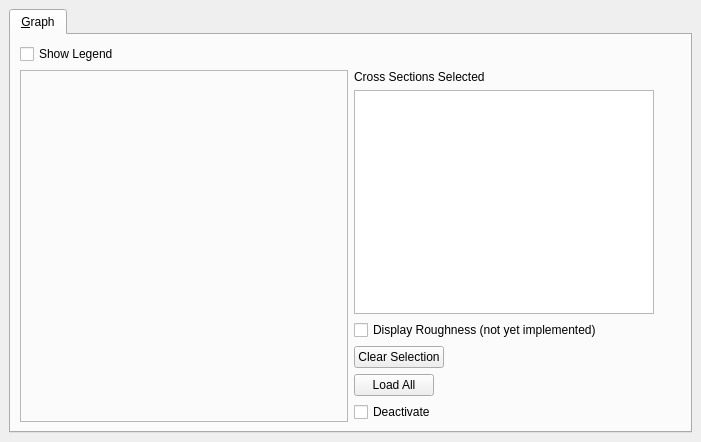
<?xml version="1.0" encoding="UTF-8"?>
<ui version="4.0">
 <class>tuflowqgis_1d_xs</class>
 <widget class="QDockWidget" name="tuflowqgis_1d_xs">
  <property name="geometry">
   <rect>
    <x>0</x>
    <y>0</y>
    <width>701</width>
    <height>442</height>
   </rect>
  </property>
  <property name="windowTitle">
   <string>TUFLOW 1D Section Viewer</string>
  </property>
  <widget class="QWidget" name="dockWidgetContents">
   <property name="sizePolicy">
    <sizepolicy hsizetype="Expanding" vsizetype="Expanding">
     <horstretch>0</horstretch>
     <verstretch>0</verstretch>
    </sizepolicy>
   </property>
   <layout class="QVBoxLayout" name="verticalLayout_3">
    <item>
     <widget class="QTabWidget" name="tabWidget">
      <property name="autoFillBackground">
       <bool>true</bool>
      </property>
      <property name="tabPosition">
       <enum>QTabWidget::North</enum>
      </property>
      <property name="tabShape">
       <enum>QTabWidget::Rounded</enum>
      </property>
      <property name="currentIndex">
       <number>0</number>
      </property>
      <property name="elideMode">
       <enum>Qt::ElideNone</enum>
      </property>
      <property name="usesScrollButtons">
       <bool>true</bool>
      </property>
      <widget class="QWidget" name="tab_1">
       <property name="sizePolicy">
        <sizepolicy hsizetype="Expanding" vsizetype="Expanding">
         <horstretch>0</horstretch>
         <verstretch>0</verstretch>
        </sizepolicy>
       </property>
       <attribute name="title">
        <string>&amp;Graph</string>
       </attribute>
       <layout class="QGridLayout">
        <item row="1" column="0">
         <layout class="QHBoxLayout" name="_2">
          <item>
           <layout class="QGridLayout" name="gridLayout">
            <item row="0" column="0">
             <widget class="QFrame" name="frame_for_plot">
              <property name="sizePolicy">
               <sizepolicy hsizetype="Preferred" vsizetype="Preferred">
                <horstretch>0</horstretch>
                <verstretch>0</verstretch>
               </sizepolicy>
              </property>
              <property name="frameShape">
               <enum>QFrame::StyledPanel</enum>
              </property>
              <property name="frameShadow">
               <enum>QFrame::Raised</enum>
              </property>
              <layout class="QVBoxLayout" name="verticalLayout_9"/>
             </widget>
            </item>
           </layout>
          </item>
          <item>
           <layout class="QVBoxLayout" name="verticalLayout">
            <item>
             <widget class="QLabel" name="label">
              <property name="sizePolicy">
               <sizepolicy hsizetype="Fixed" vsizetype="Preferred">
                <horstretch>0</horstretch>
                <verstretch>0</verstretch>
               </sizepolicy>
              </property>
              <property name="text">
               <string>Cross Sections Selected</string>
              </property>
             </widget>
            </item>
            <item>
             <widget class="QListWidget" name="lvXSID">
              <property name="sizePolicy">
               <sizepolicy hsizetype="Fixed" vsizetype="Expanding">
                <horstretch>0</horstretch>
                <verstretch>0</verstretch>
               </sizepolicy>
              </property>
              <property name="minimumSize">
               <size>
                <width>10</width>
                <height>10</height>
               </size>
              </property>
              <property name="maximumSize">
               <size>
                <width>300</width>
                <height>16777215</height>
               </size>
              </property>
             </widget>
            </item>
            <item>
             <widget class="QCheckBox" name="cbRoughness">
              <property name="sizePolicy">
               <sizepolicy hsizetype="Fixed" vsizetype="Fixed">
                <horstretch>0</horstretch>
                <verstretch>0</verstretch>
               </sizepolicy>
              </property>
              <property name="text">
               <string>Display Roughness (not yet implemented)</string>
              </property>
             </widget>
            </item>
            <item>
             <widget class="QPushButton" name="pbClearSelection">
              <property name="sizePolicy">
               <sizepolicy hsizetype="Fixed" vsizetype="Fixed">
                <horstretch>0</horstretch>
                <verstretch>0</verstretch>
               </sizepolicy>
              </property>
              <property name="minimumSize">
               <size>
                <width>10</width>
                <height>20</height>
               </size>
              </property>
              <property name="text">
               <string>Clear Selection</string>
              </property>
             </widget>
            </item>
            <item>
             <widget class="QPushButton" name="pbLoadAll">
              <property name="sizePolicy">
               <sizepolicy hsizetype="Fixed" vsizetype="Fixed">
                <horstretch>0</horstretch>
                <verstretch>0</verstretch>
               </sizepolicy>
              </property>
              <property name="minimumSize">
               <size>
                <width>10</width>
                <height>20</height>
               </size>
              </property>
              <property name="text">
               <string>Load All</string>
              </property>
              <property name="autoRepeat">
               <bool>false</bool>
              </property>
              <property name="autoDefault">
               <bool>false</bool>
              </property>
              <property name="default">
               <bool>false</bool>
              </property>
              <property name="flat">
               <bool>false</bool>
              </property>
             </widget>
            </item>
            <item>
             <widget class="QCheckBox" name="cbDeactivate">
              <property name="text">
               <string>Deactivate</string>
              </property>
             </widget>
            </item>
           </layout>
          </item>
         </layout>
        </item>
        <item row="0" column="0">
         <widget class="QCheckBox" name="cbShowLegend">
          <property name="text">
           <string>Show Legend</string>
          </property>
         </widget>
        </item>
       </layout>
      </widget>
     </widget>
    </item>
   </layout>
  </widget>
 </widget>
 <resources/>
 <connections/>
</ui>
